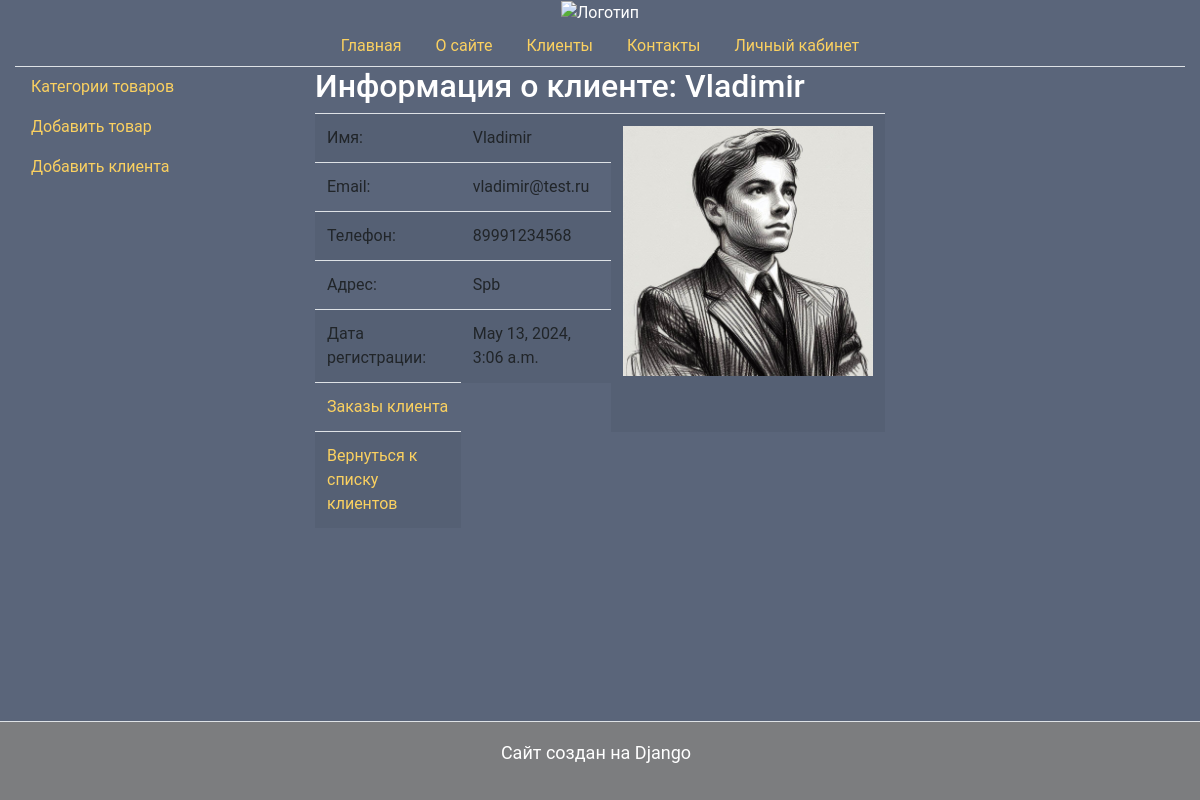
Screenshot of /client_about/2/ with the database file from the repository.
### myapp/models.py (models this page shows, shortened)
class Client(models.Model): # создание модели Client.
    name = models.CharField(max_length=50)
    email = models.EmailField(unique=True)# уникальное поле, не может быть одинаковых email
    phone = models.CharField(max_length=16) #+7(999)999-99-99
    address = models.CharField(max_length=100)
    reg_data = models.DateTimeField(auto_now_add=True)
    image = models.ImageField(upload_to='clients/', null=True, blank=True)  # добавляем поле для изображения

### myapp/views.py (the view)
# urls.py: path('client_about/<int:client_id>/', views.client_about, name='client_about'), # путь к представлению client_about
def client_about(request, client_id):
    client = get_object_or_404(Client, pk=client_id)
    return render(request, 'client_about.html', {'client': client, 'title': 'Информация о клиенте'})

### myapp/templates/client_about.html (shortened to what this page needs)
{% extends 'base.html' %}
{% block content %}
<h2>Информация о клиенте: {{ client.name }}</h2>
<table class="table table-striped">
    <tr>
        <td>Имя:</td>
        <td>{{ client.name }}</td>
        <td rowspan="6"><img src="{{ client.image.url }}" alt="Фото клиента" width="250" height="250"></td>
    </tr>
    <tr>
        <td>Email:</td>
        <td>{{ client.email }}</td>
    </tr>
    <tr>
        <td>Телефон:</td>
        <td>{{ client.phone }}</td>
    </tr>
    <tr>
        <td>Адрес:</td>
        <td>{{ client.address }}</td>
    </tr>
    <tr>
        <td>Дата регистрации:</td>
        <td>{{ client.reg_data }}</td>
    </tr>
    <tr>
        <td><a href="{% url 'client_orders' client.id %}">Заказы клиента</a></td>
    </tr>
    <tr>
        <td><a href="{% url 'clients_all' %}">Вернуться к списку клиентов</a></td>
    </tr>
</table>
{% endblock %}

### myapp/templates/base.html (style rules this page uses)
body { background: #5A657A; color: white; font-family: "Roboto", sans-serif; }
body a { color: #FBD160; }

### rows the page displays
Client: name "Vladimir", image (picture), email "vladimir@test.ru", phone "89991234568", address "Spb", reg_data "May 13, 2024, 3:06 a.m."
